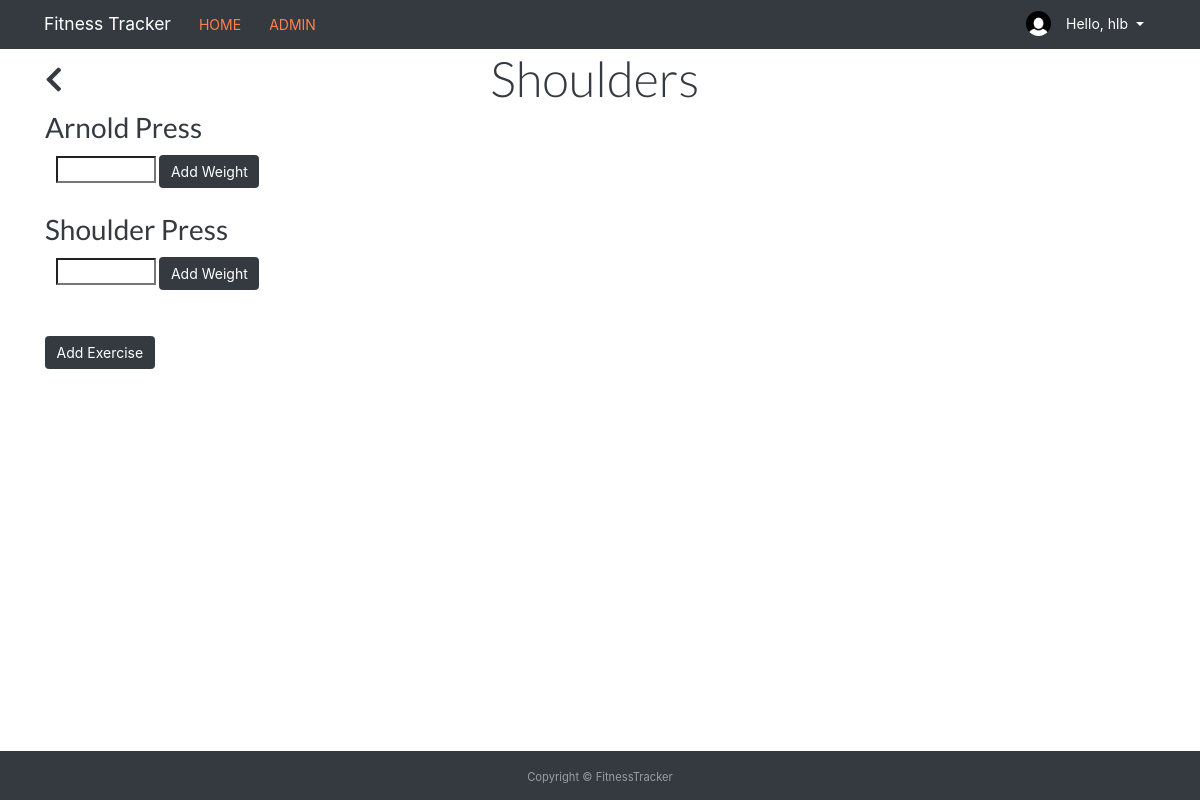
The page /workout/2/ (signed in) on the database its author committed.
### users/models.py (models this page shows, shortened)
class Profile(models.Model):
    user = models.OneToOneField(User, on_delete=models.CASCADE)
    image = models.ImageField(default='default.jpg', upload_to='profile_pics')

### workouts/models.py (models this page shows, shortened)
class Workout(models.Model):
    workout_name = models.CharField(max_length=100)
    user = models.ForeignKey(User, on_delete=models.CASCADE)
    @property
    def exercise(self):
        return self.workout.all()

class Exercise(models.Model):
    workout = models.ForeignKey(Workout, on_delete=models.CASCADE, related_name='workout')
    exercise_name = models.CharField(max_length=100)
    image = models.ImageField(default='exercise.jpg', upload_to='exercise_pics')
    def __str__(self):
        return self.exercise_name
    @property
    def weight(self):
        return self.exercise.all()

### workouts/views.py (the view, shortened to what this page needs)
# urls.py: path('workout/<int:workout_id>/', views.workout, name='workouts_workout'),
@login_required
def workout(request, workout_id):
    exercise_all = Exercise.objects.all()
    workout_main = Workout.objects.get(id=workout_id)
    form = WeightForm()
    form = ExerciseForm()
    context = {
        'workout': workout_main,
        'exercises': exercise_all,
    }
    return render(request, 'workouts/workout.html', context)

### workouts/templates/workouts/workout.html (shortened to what this page needs)
{% extends 'workouts/base.html' %}
{% block content %}
<div class="workout-titlebox">
    <a class="text-decoration-none" href="{% url 'workouts_home' %}"><h2 class="big-link"><i class="fas fa-chevron-left"></i></h2></a>
    <div class="workout-title">
        <h1 class="display-4">{{ workout.workout_name }}</h1>
    </div>
</div>
        {% for exercise in workout.exercise %}
        <a class="text-decoration-none" href="{% url 'workouts_exercise' exercise.id %}"><h2 class="big-link">{{ exercise.exercise_name }}</h2></a>
        <table class="table table-borderless">
            <tr>
                <td>
                    <form method="POST">
                        <input class="input-form" id="weight" type="text" name="weight">
                        <button type="submit" class="btn btn-dark" name="btnform1">Add Weight</button>
                    </form>
                </td>
                <br>
            </tr>
        </table>
        {% endfor %}
        <br>
    <button type="button" class="btn btn-dark mb-5" data-toggle="modal" data-target="#exampleModal">
        Add Exercise
    </button>
    <br>
{% endblock content %}

### workouts/templates/workouts/base.html (shortened to what this page needs)
{% load static %}
<!DOCTYPE html>
<html lang="en">
<head>
    <link rel="stylesheet" type='text/css' href="https://cdnjs.cloudflare.com/ajax/libs/semantic-ui/2.2.14/semantic.min.css">
    <link rel="stylesheet" href="https://cdnjs.cloudflare.com/ajax/libs/Chart.js/2.8.0/Chart.min.css" />
    <link rel="stylesheet" href="https://stackpath.bootstrapcdn.com/bootstrap/4.5.0/css/bootstrap.min.css">
    <link rel="stylesheet" href="{% static 'workouts/main.css' %}">
    <link rel="stylesheet" href="https://use.fontawesome.com/releases/v5.7.0/css/all.css">
</head>
<body>
    <header class="site-header">
        <div>
            <nav class="nav navbar-dark bg-dark py-2">
                <div class="container nav">
                <a class="navbar-brand" href="{% url 'workouts_home' %}">Fitness Tracker</a>
                <a class="nav-link" href="{% url 'workouts_home' %}">HOME</a>
                <a class="nav-link"href="/admin/">ADMIN</a>
                <div class="dropdown ml-auto">
                  {% if user.is_authenticated %}
                  <img class="rounded-circle account-img" src="{{ user.profile.image.url }}" alt="">
                  <button class="btn btn-dark dropdown-toggle" type="button" id="dropdownMenu2" data-toggle="dropdown" aria-haspopup="true" aria-expanded="false">
                    Hello, {{ user.username }}
                  </button>
                  {% endif %}
                </div>
                </div>
            </nav>
        </div>
    </header>
    <main>
      <div class="container">
      {% block content %}{% endblock %}
      </div>
    </main>
    <footer id="sticky-footer" class="footer py-3 bg-dark text-white-50">
      <div class="container text-center">
        <small>Copyright &copy; FitnessTracker</small>
      </div>
    </footer>
  </body>
</html>

### workouts/static/workouts/main.css (style rules this page uses)
body main { min-height: calc(100vh - 7rem); }
.nav-link { color: coral; display: inline-block; }
.navbar-brand { margin-left: 1rem; }
h1, h2, h3, h4, h5, h6 { color: rgb(52, 58, 64); }
a .big-link { display: inline-block; }
.input-form { width: 100px; }
td { min-width: 7rem; }
.workout-titlebox { display: inline-block; width: 100%; text-align: center; }
.workout-title { display: inline-block; margin-right: 28px; }
.workout-titlebox a { display: block; float: left; padding: 1rem 0rem; }
.account-img { height: 25px; width: 25px; }

### rows shown on the page
Workout: workout_name "Shoulders"
Exercise: exercise_name "Arnold Press"
Exercise: exercise_name "Shoulder Press"

### other values the page prints
{{ user.username }} "hlb"
